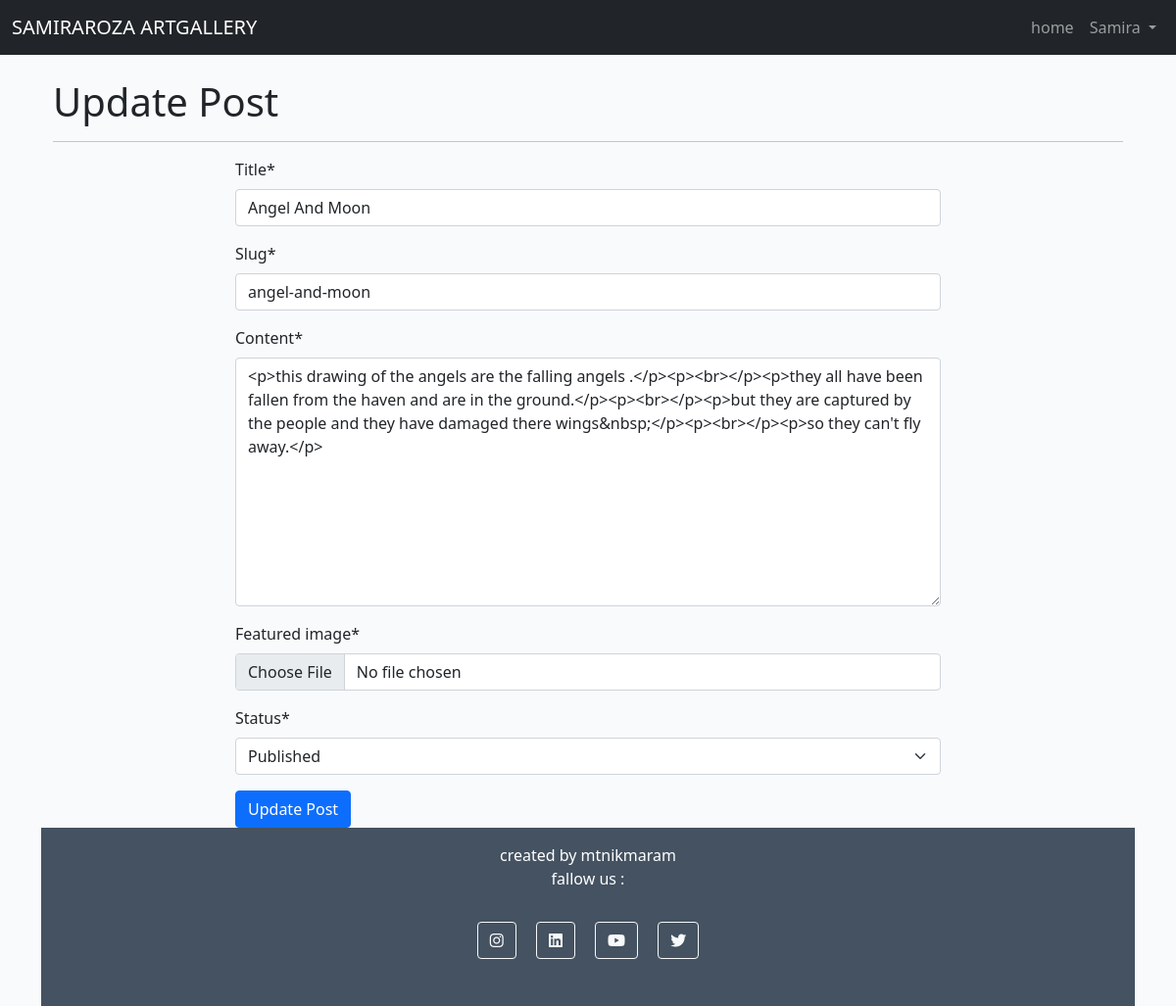
The app's page /update_post/angel-and-moon/ (signed in) with its own data.
### store/models.py (models this page shows, shortened)
class Post(models.Model):
    title = models.CharField(max_length=200, unique=True)
    slug = models.SlugField(max_length=200, unique=True)
    author = models.ForeignKey(User, on_delete=models.CASCADE, related_name="blog_posts")
    updated_on = models.DateTimeField(auto_now=True)
    content = models.TextField()
    featured_image = CloudinaryField('image', default='placeholder')
    excerpt = models.TextField(blank=True)
    created_on = models.DateTimeField(auto_now_add=True)
    status = models.IntegerField(choices=STATUS, default=0)
    likes = models.ManyToManyField(User, related_name='blogpost_like', blank=True)
    approved = models.BooleanField(default=False)
    class Meta:
        ordering = ["-created_on"]

### store/views.py (the view, shortened to what this page needs)
# urls.py: path('update_post/<slug:slug>/', views.UpdatePostView.as_view(), name='update_post'),
class UpdatePostView(View):
    def get(self, request, slug):
        post = get_object_or_404(Post, slug=slug, author=request.user)
        form = PostForm(instance=post)
        return render(request, 'update_post.html', {'form': form, 'post': post})

### store/forms.py
class PostForm(forms.ModelForm):
    class Meta:
        model = Post
        fields = ('title', 'slug', 'content', 'featured_image', 'status',)
        widgets = {
            'title': forms.TextInput(attrs={'class': 'form-control'}),
            'content': forms.Textarea(attrs={'class': 'form-control'}),
            'featured_image': forms.FileInput(attrs={'class': 'form-control-file', 'accept': 'image/*'}),
            'slug': forms.TextInput(attrs={'class': 'form-control', 'placeholder': 'Please fill like the title'}),
        }
    featured_image = forms.ImageField(required=True)

### templates/update_post.html (shortened to what this page needs)
{% extends 'base.html' %}
{% block content %}
{% load crispy_forms_tags %}
<div class="container">
    <h1 class="headline mt-4">Update Post</h1>
    <hr>
    <div class="row justify-content-center">
        <div class="col-lg-8">
            <form method="post" enctype="multipart/form-data">
                {{ form|crispy }}
                <button type="submit" class="btn btn-primary">Update Post</button>
            </form>
        </div>
    </div>
</div>
{% endblock content %}

### templates/base.html (shortened to what this page needs)
{% load static %}
<!DOCTYPE html>
<html lang="en-US">
<head>
    <link href="https://cdn.jsdelivr.net/npm/bootstrap@5.0.1/dist/css/bootstrap.min.css" rel="stylesheet"
>
    <link rel="stylesheet" href="{% static 'css/style.css' %}">
    <link rel="stylesheet" href="https://cdnjs.cloudflare.com/ajax/libs/font-awesome/6.2.0/css/all.min.css">
</head>
<body class="d-flex flex-column h-100 main-bg">
    <nav class="navbar navbar-expand-lg navbar-dark bg-dark">
        <div class="container-fluid">
            <a class="navbar-brand" href="{% url 'home'%}">SAMIRAROZA ARTGALLERY</a>
            <div class="collapse navbar-collapse" id="navbarNavDropdown">
                <ul class="navbar-nav ms-auto">
                    <li class="nav-item">
                        <a class="nav-link" href="{% url 'home'%}">home</a>
                    </li>
            {% if user.is_authenticated %}
                    <li class="nav-item dropdown">
                        <a class="nav-link dropdown-toggle" href="#" role="button" data-bs-toggle="dropdown"
                            aria-expanded="false">
                            {{ user }}
                        </a>
                    </li>
                    {% else %}
                    <li><a class="nav-link" href="{% url 'account_login' %}">Log In / Sign Up</a></li>
                </ul>
            </div>
            {% endif %}
        </div>
    </nav>
    <div class="container">
    <main class="flex-shrink-0 main-bg">
        {% block content %}
        {% endblock content %}
    </main>
    <footer class="footer mt-auto py-3 dark-bg">
        <p class="m-0 text-center text-white">created by mtnikmaram</p>
        <p class="m-0 text-center text-white">fallow us : </p>
        <div class="text-center my-4">
            <a class="btn btn-outline-light btn-floating m-2" href="https://www.instagram.com/" target="_blank"
                rel="noopener" aria-label="Visit our Instagram page (opens in a new tab)" role="button"><i
                    class="fab fa-instagram"></i></a>
            <a class="btn btn-outline-light btn-floating m-2" href="https://www.linkedin.com/" target="_blank"
                rel="noopener" aria-label="Visit our Linkedin page (opens in a new tab)" role="button"><i
                    class="fab fa-linkedin"></i></a>
            <a class="btn btn-outline-light btn-floating m-2" href="https://youtube.com/" target="_blank"
                rel="noopener" aria-label="Visit our Youtube page (opens in a new tab)" role="button"><i
                    class="fab fa-youtube"></i></a>
            <a class="btn btn-outline-light btn-floating m-2" href="https://twitter.com/" target="_blank"
                rel="noopener" aria-label="Visit our Twitter page (opens in a new tab)" role="button"><i
                    class="fab fa-twitter"></i></a>
        </div>
    </footer>
</body>
</html>

### static/css/style.css (style rules this page uses)
body { background-color: #F9FAFC; }
.dark-bg { background-color: #445261; }
.main-bg { background-color: #F9FAFC; }

### records on screen
Post: title "Angel And Moon", slug "angel-and-moon", content "<p>this drawing of the angels are the falling angels .</p><p><br></p><p>they all have been fallen from the haven and are in the ground.</p><p><br></p><p>but they are captured by the people and they have damaged there wings&nbsp;</p><p><br></p><p>so they can't fly away.</p>", status "Published"

### other values on screen
{{ user }} "Samira"
